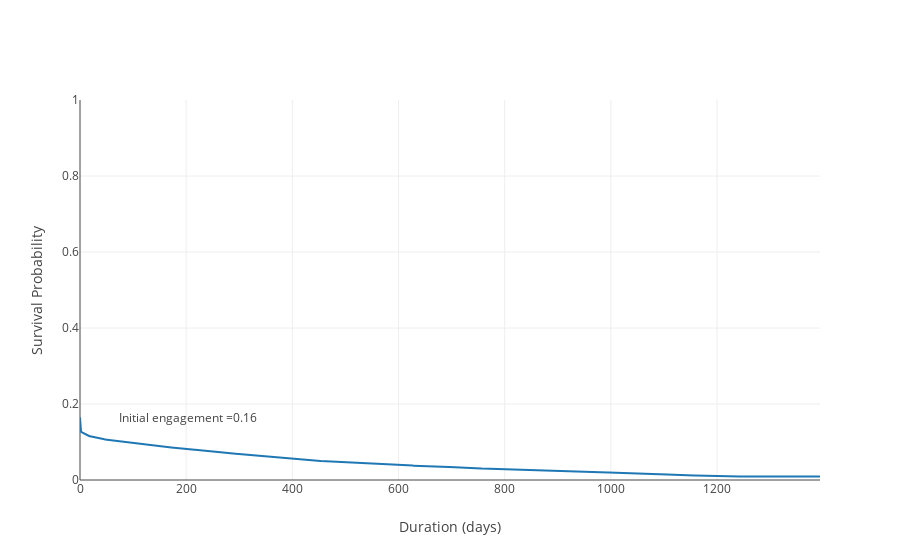

The notebook cell saved with this chart:
### Markdown cell above
And then plot using plotly:

### Code cell
trace = go.Scatter(x=survTable['timeline'],y=survTable['KM_estimate'])
annot = 'Initial engagement ='+ str(survTable.KM_estimate.max())
layout = go.Layout(yaxis={'range':[0,1],'showline':False,'title':'Survival Probability'},
                   xaxis={'title':'Duration (days)'},
                  annotations=[{'text':'Initial engagement ='+ str(round(survTable.KM_estimate.max(),2)),
                                'x':0,'y':survTable.KM_estimate.max(),
                                'width':175,
                                'align':'right',
                                'xanchor':'left',
                                'showarrow':False
                                
                               }
                              ])
fig=go.Figure(data=[trace],layout=layout)
offline.iplot(fig)

### Figure 1 — Plotly figure (JSON) as saved in the notebook; plotly's stock layout.template omitted (floating-point values rounded to 4 significant figures; data arrays with more than 128 entries replaced by an {"elided": "..."} marker saying what was removed)
{"data": [{"type": "scatter", "uid": "bf42664f-065f-4d75-acc0-808ca87c5839", "x": {"elided": "1269 int values"}, "y": {"elided": "1269 float values"}}], "layout": {"annotations": [{"align": "right", "showarrow": false, "text": "Initial engagement =0.16", "width": 175, "x": 0, "xanchor": "left", "y": 0.1648}], "xaxis": {"title": {"text": "Duration (days)"}}, "yaxis": {"range": [0, 1], "showline": false, "title": {"text": "Survival Probability"}}}}
